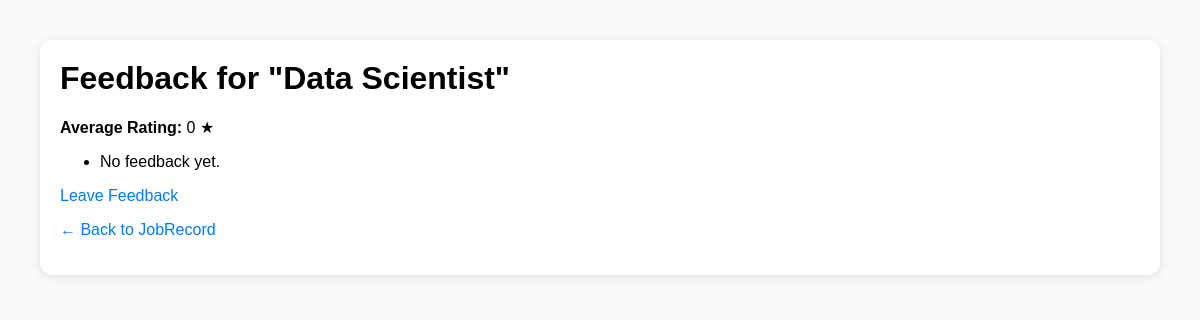
/feedback/1/, run on an earlier commit of the app's database.
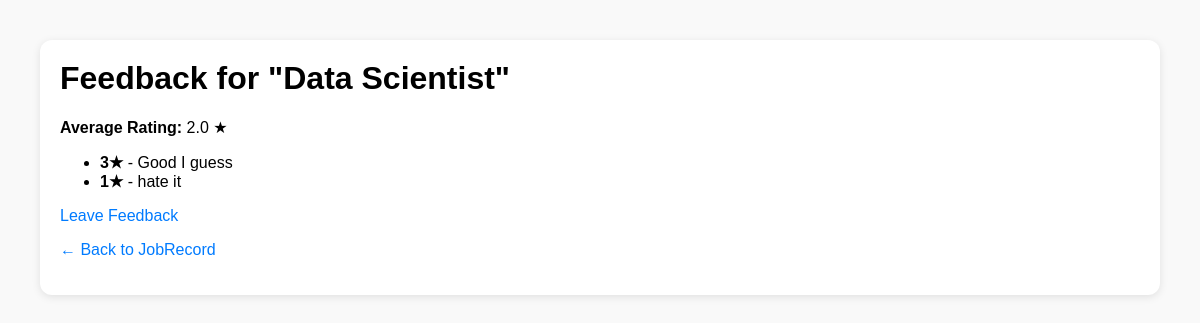
And on a later commit of the database.
### jobs/models.py (models this page shows, shortened)
class JobRecord(models.Model):
    work_year = models.IntegerField()
    experience_level = models.CharField(max_length=2)
    employment_type = models.ForeignKey(Contract, on_delete=models.CASCADE)
    job_title = models.CharField(max_length=255)
    salary = models.IntegerField()
    salary_currency = models.CharField(max_length=10)
    salary_in_usd = models.IntegerField()
    employee_residence = models.CharField(max_length=100)
    remote_ratio = models.IntegerField()
    company_location = models.CharField(max_length=100)
    company_size = models.CharField(max_length=2)
    candidate = models.ForeignKey(Candidate, on_delete=models.SET_NULL, null=True, blank=True)
    skill = models.ManyToManyField(Skill, blank=True)
    industry = models.ForeignKey(Industry, on_delete=models.SET_NULL, null=True, blank=True)

### feedback/models.py (models this page shows, shortened)
class Feedback(models.Model):
    job = models.ForeignKey(JobRecord, on_delete=models.CASCADE, related_name='feedbacks')
    comment = models.TextField()
    rating = models.IntegerField()

### feedback/views.py (the view)
# urls.py: path('<int:job_id>/', views.list_feedback, name='feedback_list'),
def list_feedback(request, job_id):
    job = get_object_or_404(JobRecord, id=job_id)
    feedbacks = Feedback.objects.filter(job=job)
    moyenne = feedbacks.aggregate(Avg('rating'))['rating__avg'] or 0
    return render(request, 'feedback/list_feedback.html', {
        'job': job,
        'feedbacks': feedbacks,
        'moyenne': round(moyenne, 2),
    })

### feedback/templates/feedback/list_feedback.html (shortened to what this page needs)
{% extends "feedback/base.html" %}
{% block content %}
<h1>Feedback for "{{ job.job_title }}"</h1>
<p><strong>Average Rating:</strong> {{ moyenne }} ★</p>
<ul>
    {% for feedback in feedbacks %}
    <li>
        <strong>{{ feedback.rating }}★</strong> - {{ feedback.comment }}
    </li>
    {% empty %}
    <li>No feedback yet.</li>
    {% endfor %}
</ul>
<p><a href="{% url 'add_feedback' job.id %}">Leave Feedback</a></p>
<p><a href="/admin/jobs/jobrecord/{{ job.id }}/change/">← Back to JobRecord</a></p>
{% endblock %}

### feedback/templates/feedback/base.html (shortened to what this page needs)
<!DOCTYPE html>
<html lang="en">
<head>
</head>
<body>
    <div class="container">
        {% block content %}
        {% endblock %}
    </div>
</body>
</html>

### feedback/templates/feedback/base.html (style rules this page uses)
body { font-family: Arial, sans-serif; margin: 40px; background: #f9f9f9; }
.container { background: white; padding: 20px; border-radius: 12px; box-shadow: 0 2px 8px rgba(0, 0, 0, 0.1); }
a { text-decoration: none; color: #007bff; }
h1, h2 { margin-top: 0; }

What changed in the data, as far as the page shows it:
added Feedback: rating "3", comment "Good I guess"
added Feedback: rating "1", comment "hate it"
Also different on the page:
{{ moyenne }}: "0" → "2.0"
text no longer shown: "No feedback yet."
